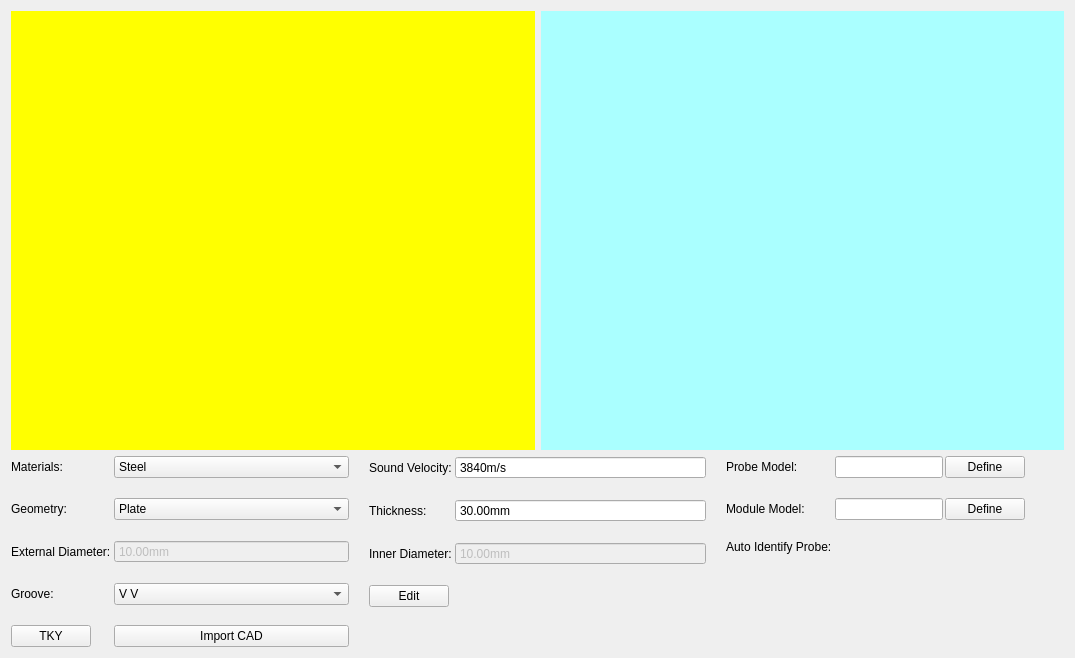
<?xml version="1.0" encoding="UTF-8"?>
<ui version="4.0">
 <class>WorkpieceProbeWidget</class>
 <widget class="QWidget" name="WorkpieceProbeWidget">
  <property name="geometry">
   <rect>
    <x>0</x>
    <y>0</y>
    <width>1075</width>
    <height>658</height>
   </rect>
  </property>
  <property name="sizePolicy">
   <sizepolicy hsizetype="Preferred" vsizetype="Expanding">
    <horstretch>0</horstretch>
    <verstretch>0</verstretch>
   </sizepolicy>
  </property>
  <property name="windowTitle">
   <string>Form</string>
  </property>
  <layout class="QVBoxLayout" name="verticalLayout" stretch="4,1">
   <item>
    <layout class="QHBoxLayout" name="showHorizontalLayout">
     <item>
      <widget class="QWidget" name="workpieceWidget" native="true">
       <property name="sizePolicy">
        <sizepolicy hsizetype="Preferred" vsizetype="Expanding">
         <horstretch>0</horstretch>
         <verstretch>0</verstretch>
        </sizepolicy>
       </property>
       <property name="minimumSize">
        <size>
         <width>0</width>
         <height>0</height>
        </size>
       </property>
       <property name="styleSheet">
        <string notr="true">background-color: rgb(255, 255, 0);</string>
       </property>
      </widget>
     </item>
     <item>
      <widget class="QWidget" name="probeWidget" native="true">
       <property name="sizePolicy">
        <sizepolicy hsizetype="Preferred" vsizetype="Expanding">
         <horstretch>0</horstretch>
         <verstretch>0</verstretch>
        </sizepolicy>
       </property>
       <property name="minimumSize">
        <size>
         <width>0</width>
         <height>0</height>
        </size>
       </property>
       <property name="styleSheet">
        <string notr="true">background-color: rgb(170, 255, 255);</string>
       </property>
      </widget>
     </item>
    </layout>
   </item>
   <item>
    <layout class="QHBoxLayout" name="propertiesHorizontalLayout" stretch="1,1,1">
     <property name="spacing">
      <number>20</number>
     </property>
     <item>
      <layout class="QFormLayout" name="workpiectFormLayout1">
       <property name="horizontalSpacing">
        <number>3</number>
       </property>
       <item row="0" column="0">
        <widget class="QLabel" name="materialsLabel">
         <property name="sizePolicy">
          <sizepolicy hsizetype="Preferred" vsizetype="Expanding">
           <horstretch>0</horstretch>
           <verstretch>0</verstretch>
          </sizepolicy>
         </property>
         <property name="text">
          <string>Materials:</string>
         </property>
        </widget>
       </item>
       <item row="0" column="1">
        <widget class="QComboBox" name="materialsComboBox">
         <property name="sizePolicy">
          <sizepolicy hsizetype="Expanding" vsizetype="Fixed">
           <horstretch>0</horstretch>
           <verstretch>0</verstretch>
          </sizepolicy>
         </property>
         <item>
          <property name="text">
           <string>Steel</string>
          </property>
         </item>
        </widget>
       </item>
       <item row="1" column="0">
        <widget class="QLabel" name="geometryLabel">
         <property name="sizePolicy">
          <sizepolicy hsizetype="Preferred" vsizetype="Expanding">
           <horstretch>0</horstretch>
           <verstretch>0</verstretch>
          </sizepolicy>
         </property>
         <property name="text">
          <string>Geometry:</string>
         </property>
        </widget>
       </item>
       <item row="1" column="1">
        <widget class="QComboBox" name="shapeComboBox">
         <property name="sizePolicy">
          <sizepolicy hsizetype="Expanding" vsizetype="Fixed">
           <horstretch>0</horstretch>
           <verstretch>0</verstretch>
          </sizepolicy>
         </property>
         <item>
          <property name="text">
           <string>Plate</string>
          </property>
         </item>
         <item>
          <property name="text">
           <string>OD</string>
          </property>
         </item>
         <item>
          <property name="text">
           <string>ID</string>
          </property>
         </item>
        </widget>
       </item>
       <item row="2" column="0">
        <widget class="QLabel" name="externalDiameterLabel">
         <property name="sizePolicy">
          <sizepolicy hsizetype="Preferred" vsizetype="Expanding">
           <horstretch>0</horstretch>
           <verstretch>0</verstretch>
          </sizepolicy>
         </property>
         <property name="text">
          <string>External Diameter:</string>
         </property>
        </widget>
       </item>
       <item row="2" column="1">
        <widget class="QDoubleSpinBox" name="externalDiameterDoubleSpinBox">
         <property name="enabled">
          <bool>false</bool>
         </property>
         <property name="sizePolicy">
          <sizepolicy hsizetype="Expanding" vsizetype="Fixed">
           <horstretch>0</horstretch>
           <verstretch>0</verstretch>
          </sizepolicy>
         </property>
         <property name="buttonSymbols">
          <enum>QAbstractSpinBox::NoButtons</enum>
         </property>
         <property name="prefix">
          <string/>
         </property>
         <property name="suffix">
          <string>mm</string>
         </property>
         <property name="value">
          <double>10.000000000000000</double>
         </property>
        </widget>
       </item>
       <item row="3" column="0">
        <widget class="QLabel" name="grooveLabel">
         <property name="sizePolicy">
          <sizepolicy hsizetype="Preferred" vsizetype="Expanding">
           <horstretch>0</horstretch>
           <verstretch>0</verstretch>
          </sizepolicy>
         </property>
         <property name="text">
          <string>Groove:</string>
         </property>
        </widget>
       </item>
       <item row="3" column="1">
        <widget class="QComboBox" name="grooveTypeComboBox">
         <property name="sizePolicy">
          <sizepolicy hsizetype="Expanding" vsizetype="Fixed">
           <horstretch>0</horstretch>
           <verstretch>0</verstretch>
          </sizepolicy>
         </property>
         <property name="currentIndex">
          <number>4</number>
         </property>
         <item>
          <property name="text">
           <string>I</string>
          </property>
         </item>
         <item>
          <property name="text">
           <string>V</string>
          </property>
         </item>
         <item>
          <property name="text">
           <string>U</string>
          </property>
         </item>
         <item>
          <property name="text">
           <string>VY</string>
          </property>
         </item>
         <item>
          <property name="text">
           <string>V V</string>
          </property>
         </item>
         <item>
          <property name="text">
           <string>U U</string>
          </property>
         </item>
         <item>
          <property name="text">
           <string>UV</string>
          </property>
         </item>
        </widget>
       </item>
       <item row="4" column="0">
        <widget class="QPushButton" name="tkyBtn">
         <property name="sizePolicy">
          <sizepolicy hsizetype="Preferred" vsizetype="Fixed">
           <horstretch>0</horstretch>
           <verstretch>0</verstretch>
          </sizepolicy>
         </property>
         <property name="text">
          <string>TKY</string>
         </property>
        </widget>
       </item>
       <item row="4" column="1">
        <widget class="QPushButton" name="importCADBtn">
         <property name="sizePolicy">
          <sizepolicy hsizetype="Expanding" vsizetype="Fixed">
           <horstretch>0</horstretch>
           <verstretch>0</verstretch>
          </sizepolicy>
         </property>
         <property name="text">
          <string>Import CAD</string>
         </property>
        </widget>
       </item>
      </layout>
     </item>
     <item>
      <layout class="QFormLayout" name="workpiectFormLayout2">
       <property name="horizontalSpacing">
        <number>3</number>
       </property>
       <item row="0" column="0">
        <widget class="QLabel" name="soundVelocityLabel">
         <property name="text">
          <string>Sound Velocity:</string>
         </property>
        </widget>
       </item>
       <item row="0" column="1">
        <widget class="QSpinBox" name="soundVelocitySpinBox">
         <property name="sizePolicy">
          <sizepolicy hsizetype="Expanding" vsizetype="Fixed">
           <horstretch>0</horstretch>
           <verstretch>0</verstretch>
          </sizepolicy>
         </property>
         <property name="buttonSymbols">
          <enum>QAbstractSpinBox::NoButtons</enum>
         </property>
         <property name="suffix">
          <string>m/s</string>
         </property>
         <property name="maximum">
          <number>10000</number>
         </property>
         <property name="value">
          <number>3840</number>
         </property>
        </widget>
       </item>
       <item row="1" column="0">
        <widget class="QLabel" name="thicknessLabel">
         <property name="text">
          <string>Thickness:</string>
         </property>
        </widget>
       </item>
       <item row="1" column="1">
        <widget class="QDoubleSpinBox" name="thicknessDoubleSpinBox">
         <property name="sizePolicy">
          <sizepolicy hsizetype="Expanding" vsizetype="Fixed">
           <horstretch>0</horstretch>
           <verstretch>0</verstretch>
          </sizepolicy>
         </property>
         <property name="buttonSymbols">
          <enum>QAbstractSpinBox::NoButtons</enum>
         </property>
         <property name="prefix">
          <string/>
         </property>
         <property name="suffix">
          <string>mm</string>
         </property>
         <property name="value">
          <double>30.000000000000000</double>
         </property>
        </widget>
       </item>
       <item row="2" column="0">
        <widget class="QLabel" name="innerDiameterLabel">
         <property name="text">
          <string>Inner Diameter:</string>
         </property>
        </widget>
       </item>
       <item row="2" column="1">
        <widget class="QDoubleSpinBox" name="innerDiameterDoubleSpinBox">
         <property name="enabled">
          <bool>false</bool>
         </property>
         <property name="sizePolicy">
          <sizepolicy hsizetype="Expanding" vsizetype="Fixed">
           <horstretch>0</horstretch>
           <verstretch>0</verstretch>
          </sizepolicy>
         </property>
         <property name="buttonSymbols">
          <enum>QAbstractSpinBox::NoButtons</enum>
         </property>
         <property name="prefix">
          <string/>
         </property>
         <property name="suffix">
          <string>mm</string>
         </property>
         <property name="value">
          <double>10.000000000000000</double>
         </property>
        </widget>
       </item>
       <item row="3" column="0">
        <widget class="QPushButton" name="editWeldBtn">
         <property name="sizePolicy">
          <sizepolicy hsizetype="Preferred" vsizetype="Fixed">
           <horstretch>0</horstretch>
           <verstretch>0</verstretch>
          </sizepolicy>
         </property>
         <property name="text">
          <string>Edit</string>
         </property>
        </widget>
       </item>
       <item row="3" column="1">
        <widget class="QWidget" name="emptyWidget" native="true">
         <property name="sizePolicy">
          <sizepolicy hsizetype="Expanding" vsizetype="Preferred">
           <horstretch>0</horstretch>
           <verstretch>0</verstretch>
          </sizepolicy>
         </property>
        </widget>
       </item>
      </layout>
     </item>
     <item>
      <layout class="QFormLayout" name="probeFormLayout">
       <property name="horizontalSpacing">
        <number>3</number>
       </property>
       <item row="0" column="0">
        <widget class="QLabel" name="probeModelLabel">
         <property name="text">
          <string>Probe Model:</string>
         </property>
        </widget>
       </item>
       <item row="0" column="1">
        <layout class="QHBoxLayout" name="proeModelHorizontalLayout" stretch="0,0">
         <property name="spacing">
          <number>2</number>
         </property>
         <item>
          <widget class="QLineEdit" name="probeModelOtherLineEdit">
           <property name="sizePolicy">
            <sizepolicy hsizetype="Fixed" vsizetype="Fixed">
             <horstretch>0</horstretch>
             <verstretch>0</verstretch>
            </sizepolicy>
           </property>
           <property name="focusPolicy">
            <enum>Qt::StrongFocus</enum>
           </property>
          </widget>
         </item>
         <item>
          <widget class="QPushButton" name="probeModelDefineBtn">
           <property name="sizePolicy">
            <sizepolicy hsizetype="Fixed" vsizetype="Fixed">
             <horstretch>0</horstretch>
             <verstretch>0</verstretch>
            </sizepolicy>
           </property>
           <property name="text">
            <string>Define</string>
           </property>
          </widget>
         </item>
        </layout>
       </item>
       <item row="1" column="0">
        <widget class="QLabel" name="moduleModelLabel">
         <property name="text">
          <string>Module Model:</string>
         </property>
        </widget>
       </item>
       <item row="1" column="1">
        <layout class="QHBoxLayout" name="moduleModelHorizontalLayout" stretch="0,0">
         <property name="spacing">
          <number>2</number>
         </property>
         <item>
          <widget class="QLineEdit" name="moduleModelLineEdit">
           <property name="sizePolicy">
            <sizepolicy hsizetype="Fixed" vsizetype="Fixed">
             <horstretch>0</horstretch>
             <verstretch>0</verstretch>
            </sizepolicy>
           </property>
          </widget>
         </item>
         <item>
          <widget class="QPushButton" name="moduleModelDefineBtn">
           <property name="sizePolicy">
            <sizepolicy hsizetype="Fixed" vsizetype="Fixed">
             <horstretch>0</horstretch>
             <verstretch>0</verstretch>
            </sizepolicy>
           </property>
           <property name="text">
            <string>Define</string>
           </property>
          </widget>
         </item>
        </layout>
       </item>
       <item row="2" column="0">
        <widget class="QLabel" name="autoIdentifyProbeLabel">
         <property name="text">
          <string>Auto Identify Probe:</string>
         </property>
        </widget>
       </item>
       <item row="2" column="1">
        <layout class="QHBoxLayout" name="autoIdentifyProbeHorizontalLayout">
         <item>
          <widget class="QWidget" name="autoIdentifyOnWidget" native="true">
           <property name="sizePolicy">
            <sizepolicy hsizetype="Expanding" vsizetype="Preferred">
             <horstretch>0</horstretch>
             <verstretch>0</verstretch>
            </sizepolicy>
           </property>
          </widget>
         </item>
         <item>
          <widget class="QWidget" name="autoIdentifyOffWidget" native="true">
           <property name="sizePolicy">
            <sizepolicy hsizetype="Expanding" vsizetype="Preferred">
             <horstretch>0</horstretch>
             <verstretch>0</verstretch>
            </sizepolicy>
           </property>
          </widget>
         </item>
        </layout>
       </item>
      </layout>
     </item>
    </layout>
   </item>
  </layout>
 </widget>
 <tabstops>
  <tabstop>materialsComboBox</tabstop>
  <tabstop>shapeComboBox</tabstop>
  <tabstop>externalDiameterDoubleSpinBox</tabstop>
  <tabstop>grooveTypeComboBox</tabstop>
  <tabstop>editWeldBtn</tabstop>
  <tabstop>tkyBtn</tabstop>
  <tabstop>importCADBtn</tabstop>
  <tabstop>soundVelocitySpinBox</tabstop>
  <tabstop>thicknessDoubleSpinBox</tabstop>
  <tabstop>innerDiameterDoubleSpinBox</tabstop>
  <tabstop>probeModelOtherLineEdit</tabstop>
  <tabstop>probeModelDefineBtn</tabstop>
  <tabstop>moduleModelLineEdit</tabstop>
  <tabstop>moduleModelDefineBtn</tabstop>
 </tabstops>
 <resources/>
 <connections/>
</ui>
